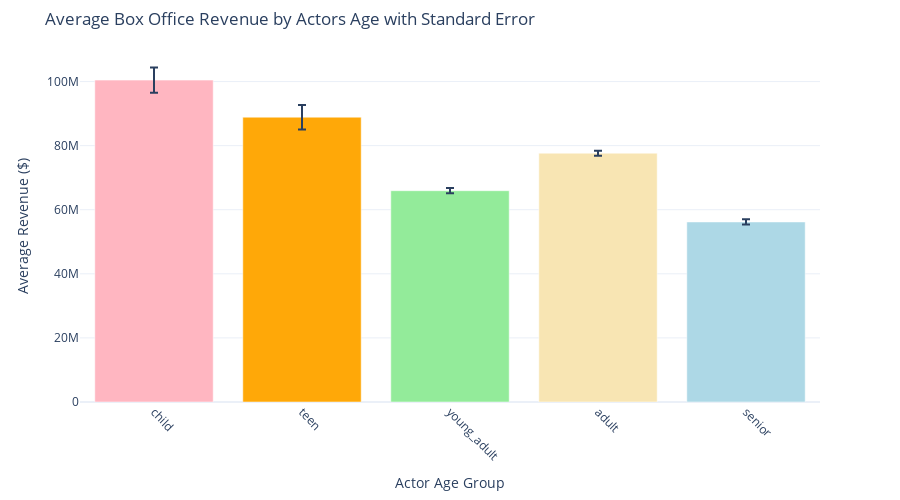

Notebook code cell kept with this figure:
### Markdown cell above
#### 5.1 Actors Age
##### What is the average box office revenue by **_actors' age group_** (child, teen, young adult, adult or senior)?

### Code cell
# Categorize actors into age groups
df_actors_revenues['actor_age_group'] = df_actors_revenues['actor_age'].apply(data_utils.categorize_age_group)

# Group by actor age group and calculate statistics
age_stats = df_actors_revenues.groupby('actor_age_group')['box_office_revenue'].agg(['mean', 'count', 'sem']).reset_index()

# Ensure order of age groups
age_stats = age_stats.set_index('actor_age_group').loc[['child', 'teen', 'young_adult', 'adult', 'senior']].reset_index()

# Create an interactive Plotly bar chart
fig = px.bar(
    age_stats,
    x='actor_age_group',
    y='mean',
    error_y='sem',  # Add error bars for standard error
    color='mean',   # Color bars based on mean revenue
    color_continuous_scale=['lightblue', 'lightgreen', 'moccasin', 'orange', 'lightpink'],  # Custom color scale
    title='Average Box Office Revenue by Actors Age with Standard Error',
    labels={'actor_age_group': 'Actor Age Group', 'mean': 'Average Revenue ($)'}
)

# Customize layout
fig.update_layout(
    xaxis_title="Actor Age Group",
    yaxis_title="Average Revenue ($)",
    xaxis_tickangle=45,  # Rotate x-axis labels for better readability
    template="plotly_white",  # Clean background template
    coloraxis_showscale=False,  # Hide the color scale legend
    height=500,  # Adjust height of the chart
    margin=dict(t=50, b=50)  # Add margins for better spacing
)

# Show the chart
fig.show()

# Save the chart as an HTML file
fig.write_html("assets/ploty-img/actor_age_group_revenues.html")

### Figure 1 — Plotly figure (JSON) as saved in the notebook; plotly's stock layout.template omitted (floating-point values rounded to 4 significant figures)
{"data": [{"alignmentgroup": "True", "error_y": {"array": [3906000.0, 3828000.0, 811600.0, 770100.0, 820500.0]}, "hovertemplate": "Actor Age Group=%{x}<br>Average Revenue ($)=%{marker.color}<extra></extra>", "legendgroup": "", "marker": {"color": [100400000.0, 88870000.0, 65930000.0, 77640000.0, 56190000.0], "coloraxis": "coloraxis", "pattern": {"shape": ""}}, "name": "", "offsetgroup": "", "orientation": "v", "showlegend": false, "textposition": "auto", "type": "bar", "x": ["child", "teen", "young_adult", "adult", "senior"], "xaxis": "x", "y": [100400000.0, 88870000.0, 65930000.0, 77640000.0, 56190000.0], "yaxis": "y"}], "layout": {"barmode": "relative", "coloraxis": {"colorbar": {"title": {"text": "Average Revenue ($)"}}, "colorscale": [[0, "lightblue"], [0.25, "lightgreen"], [0.5, "moccasin"], [0.75, "orange"], [1, "lightpink"]], "showscale": false}, "height": 500, "legend": {"tracegroupgap": 0}, "margin": {"b": 50, "t": 50}, "title": {"text": "Average Box Office Revenue by Actors Age with Standard Error"}, "xaxis": {"anchor": "y", "domain": [0, 1], "tickangle": 45, "title": {"text": "Actor Age Group"}}, "yaxis": {"anchor": "x", "domain": [0, 1], "title": {"text": "Average Revenue ($)"}}}}
